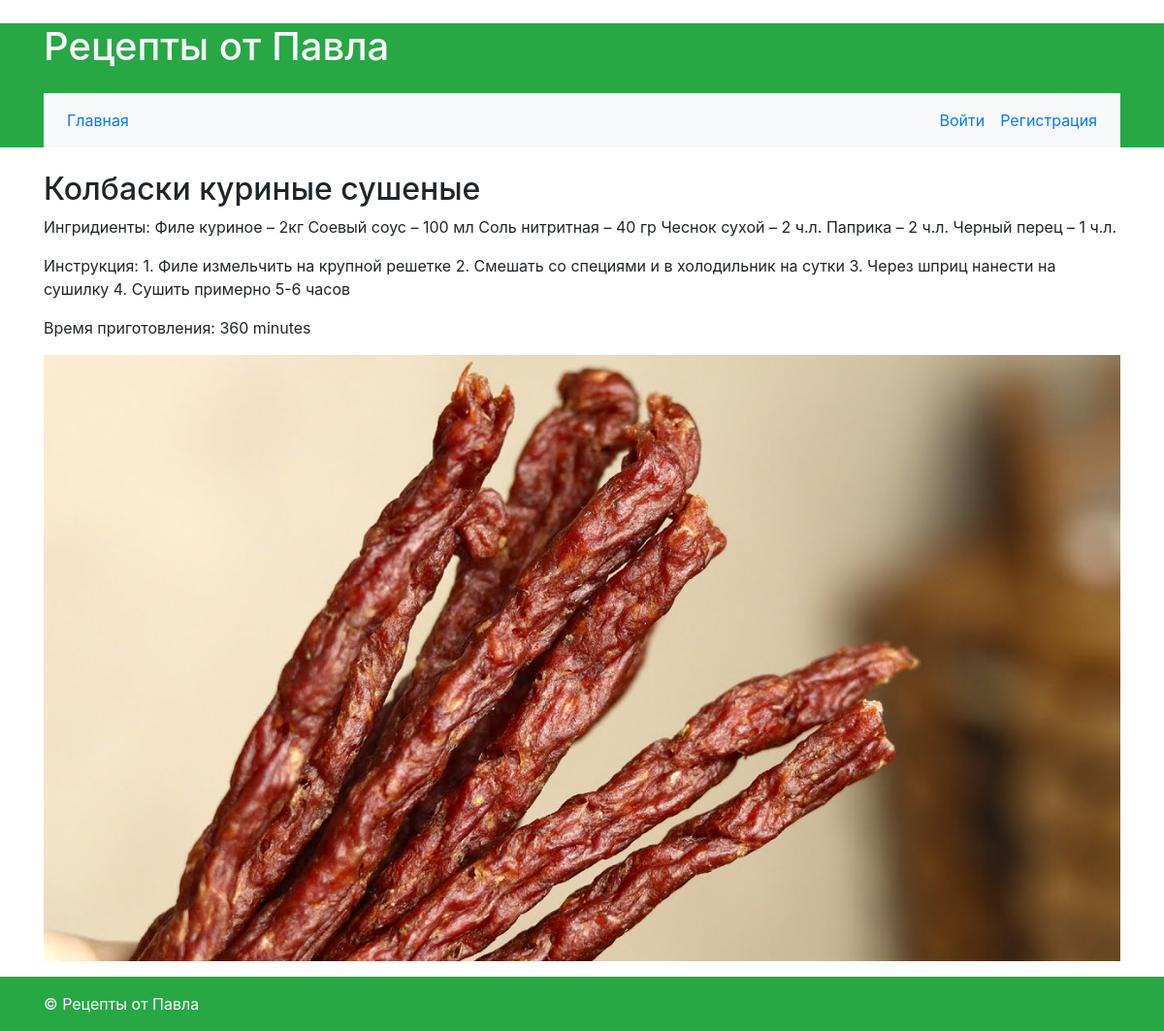
The app's page /recipe/2/ with its own data.
### recipeapp/models.py (models this page shows, shortened)
class Recipe(models.Model):
    name = models.CharField(max_length=255)
    ingredients = models.TextField()
    instructions = models.TextField()
    time_prepare = models.PositiveIntegerField()
    image = models.ImageField(upload_to='recipe_images/')
    author = models.ForeignKey(User, on_delete=models.CASCADE, related_name='recipes')
    add_date = models.DateTimeField(auto_now_add=True)
    update_date = models.DateTimeField(auto_now=True)

### recipeapp/views.py (the view)
# urls.py: path('recipe/<int:recipe_id>/', views.recipe_desc, name='recipe_desc'),
def recipe_desc(request, recipe_id):
    recipe = get_object_or_404(Recipe, id=recipe_id)
    return render(request, 'recipe_desc.html', {'recipe': recipe})

### recipeapp/templates/recipe_desc.html (shortened to what this page needs)
{% extends 'base.html' %}
{% block content %}
    <h2>{{ recipe.name }}</h2>
    <p>Ингридиенты: {{ recipe.ingredients }}</p>
    <p>Инструкция: {{ recipe.instructions }}</p>
    <p>Время приготовления: {{ recipe.time_prepare }} minutes</p>
    {% if recipe.image %}
        <img src="{{ recipe.image.url }}" alt="{{ recipe.name }}" class="img-fluid">
    {% endif %}
{% endblock %}

### recipeapp/templates/base.html (shortened to what this page needs)
<!DOCTYPE html>
<html lang="en">
<head>
    <link href="https://stackpath.bootstrapcdn.com/bootstrap/4.5.2/css/bootstrap.min.css" rel="stylesheet">
</head>
<body>
    <header class="bg-success text-light">
        <div class="container">
            <h1 class="my-4">Рецепты от Павла</h1>
            <nav class="navbar navbar-expand-lg navbar-white bg-light">
                <ul class="navbar-nav mr-auto">
                    <li class="nav-item">
                        <a class="nav-link" href="{% url 'index' %}">Главная</a>
                    </li>
                </ul>
                <ul class="navbar-nav ml-auto">
                    {% if user.is_authenticated %}
                        <li class="nav-item">
                            <a class="nav-link" href="{% url 'logout' %}">Выйти</a>
                        </li>
                    {% else %}
                        <li class="nav-item">
                            <a class="nav-link" href="{% url 'login' %}">Войти</a>
                        </li>
                        <li class="nav-item">
                            <a class="nav-link" href="{% url 'register' %}">Регистрация</a>
                        </li>
                    {% endif %}
                </ul>
            </nav>
        </div>
    </header>
    <main class="container mt-4">
        {% block content %}
        {% endblock %}
    </main>
    <footer class="bg-success text-white py-3 mt-3">
        <div class="container">
            <p class="m-0">&copy; Рецепты от Павла</p>
        </div>
    </footer>
</body>
</html>

### records on screen
Recipe: name "Колбаски куриные сушеные", ingredients "Филе куриное – 2кг Соевый соус – 100 мл Соль нитритная – 40 гр Чеснок сухой – 2 ч.л. Паприка – 2 ч.л. Черный перец – 1 ч.л.", instructions "1. Филе измельчить на крупной решетке 2. Смешать со специями и в холодильник на сутки 3. Через шприц нанести на сушилку 4. Сушить примерно 5-6 часов", time_prepare "360", image (picture)
